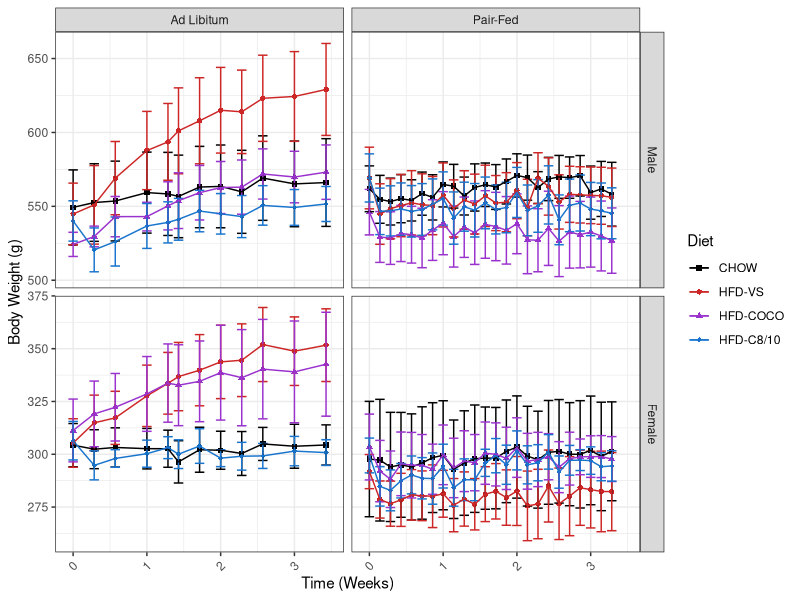
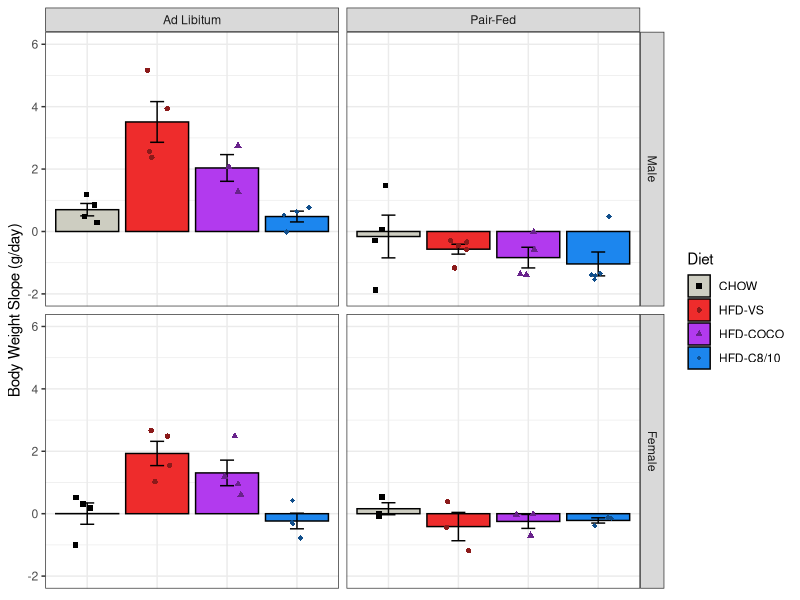
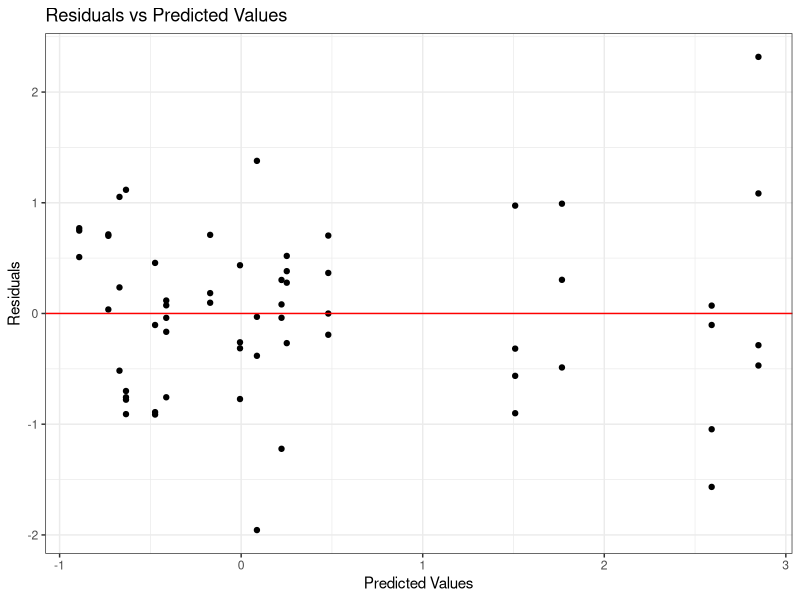
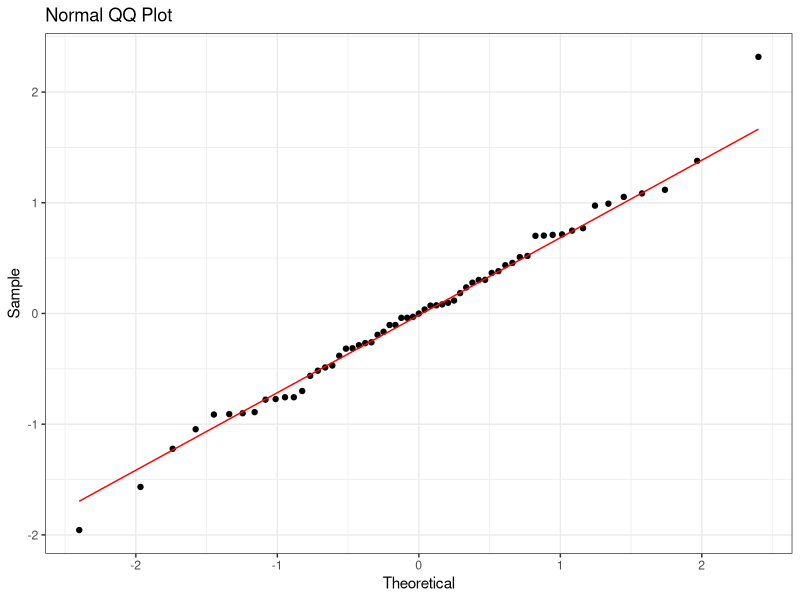

Recreate these plots in R, in order.
## ---- chunk 1
#| label: load-packages
#| output: false

library("tidyverse")
## ---- chunk 2
#| label: session-info
sessionInfo()
## ---- chunk 3
#| label: mydata

# Create a dataframe called mydata
mydata <- 
  
  # Import the data
  read_csv(
    file = "data/experiment-1-statsdata.csv",
    show_col_types = FALSE
    ) |>
  
  # Select the variables of interest 
  # ei = energy intake
  select(id, age, cohort, sex, diet, bw_0:bw_24) |>
  
  # Exclude subject 7
  filter(id != 7) |>
  
  # Tidy data
  pivot_longer(
    cols = starts_with("bw"),
    names_to = "day",
    values_to = "body_weight",
    values_drop_na = TRUE
    ) |>
  
  # Transform data
  mutate(
  
    # Recode categorical variables as factors
    id = factor(id),
    cohort = factor(
      cohort,
      levels = c(0, 1),
      labels = c("Ad Libitum", "Pair-Fed")
      ),
    sex = factor(
      sex,
      levels = c(0, 1),
      labels = c("Male", "Female")
      ),
    diet = factor(
      diet,
      levels = c(0, 1, 2, 3),
      labels = c("CHOW", "HFD-VS", "HFD-COCO", "HFD-C8/10")
      ),
    
    # Recode sex using sum coding
    sex_sum = C(sex, sum),
    
    # Compute time in weeks
    day = parse_number(day),
    week = day/7,
    .before = body_weight,
    )

# View a summary of the data
summary(mydata)
## ---- chunk 4
#| label: data-summary

# compute the range of each cohort's age and staring body weight
mydata |>
  filter(day == 0) |>
  group_by(cohort, sex) |>
  summarize(
    age_min = min(age),
    age_max = max(age),
    bw_min  = min(body_weight),
    bw_max  = max(body_weight)
    
  )

# compute the total sample size
mydata |>
  distinct(id) |>
  summarize(
    total_sample_size = n()
  )

# compute the grouped sample size
mydata |>
  group_by(cohort, sex, diet) |>
  distinct(id) |> 
  summarize(
    sample_size = n()
  )
## ---- chunk 5
#| label: line-plot

# Create a line plot of each group's body weight over time
line_plot <-
  mydata |>  
  ggplot(
    aes(
      x = week, 
      y = body_weight, 
      color = diet, 
      shape = diet
      )
    ) +
  
  # Facet by sex and cohort
  facet_grid(
    sex ~ cohort,
    scales = "free_y"
    ) + 
  
  # Plot the observed means as points
  stat_summary(
    fun = mean,
    geom = "point"
    ) +
  
  # Plot the observed standard errors as errorbars
  stat_summary(
    fun.data = mean_se,
    geom = "errorbar"
    ) +
  
  # Plot connecting lines
  stat_summary(
    fun = mean,
    geom = "line"
    ) +
  
  # Change color title and scale
  scale_color_manual(
    name = "Diet",
    values = c(
      "CHOW"      = "black",
      "HFD-VS"    = "firebrick3",
      "HFD-COCO"  = "darkorchid3",
      "HFD-C8/10" = "dodgerblue3"
      )
    ) +
  
  # Change shape title and scale
  scale_shape_manual(
    name = "Diet",
    values = c(
      "CHOW"      = 15,
      "HFD-VS"    = 16,
      "HFD-COCO"  = 17,
      "HFD-C8/10" = 18
      )
    ) +
  
  # Change y-axis title and scale
  labs(y = "Body Weight (g)") +
  
  # Change x-axis title and scale
  scale_x_continuous(
    name = "Time (Weeks)",
    breaks = seq(from = 0, to = 4, by = 1)) +
  
  # Change overall plot theme
  theme_bw() + 
  
  # Rotate and adjust the x-axis tick labels
  theme(
    axis.text.x = element_text(
      angle = 45,
      vjust = 0.5,
      hjust = 0.5
      )
    )

# Show the plot
line_plot
## ---- chunk 6
#| label: model-data

# Create a new data frame called model_data
model_data <-
  
  # Copy the original dataframe
  mydata |>
  
  # Group by subject id
  group_by(id) |>
  
  # Filter the data to include only days 0 or 23 or 24
  filter(day == 0 | day == 23 | day == 24) |>

  # Compute the slope of body weight
  mutate(
    body_weight_slope = 
      (body_weight - lag(body_weight)) / (day - lag(day))
  ) |>
  
  # Ungroup by id
  ungroup() |> 
  
  # Select only the relevant columns
  select(
    id, cohort, sex, sex_sum, diet, body_weight_slope
  ) |>
  
  # Drop na values
  drop_na(body_weight_slope)

# Show a summary of the data
summary(model_data)
## ---- chunk 7
#| label: bar-plot

# Create a bar plot of each group's body weight slope across the dietary intervention
bar_plot <-
  model_data |>  
  ggplot(
    aes(
      x     = diet, 
      y     = body_weight_slope, 
      color = diet, 
      fill  = diet,
      shape = diet
      )
    ) +
  
  # Facet by sex and cohort
  facet_grid(
    sex ~ cohort
    ) + 
  
  # Plot the observed means as points
  stat_summary(
    fun = mean,
    geom = "bar",
    color = "black",
    ) +
  
  # Plot the observed standard errors as errorbars
  stat_summary(
    fun.data = mean_se,
    geom = "errorbar",
    color = "black",
    width = 0.2
    ) +
  
  # Plot individual data points
  geom_point(
    position = position_jitter(
      width = 0.2
    )
  ) +
  
  # Change color title and scale
  scale_color_manual(
    name = "Diet",
    values = c(
      "CHOW"      = "black",
      "HFD-VS"    = "firebrick4",
      "HFD-COCO"  = "darkorchid4",
      "HFD-C8/10" = "dodgerblue4"
      )
    ) +
  
  # Change fill title and scale
  scale_fill_manual(
    name = "Diet",
    values = c(
      "CHOW"      = "ivory3",
      "HFD-VS"    = "firebrick2",
      "HFD-COCO"  = "darkorchid2",
      "HFD-C8/10" = "dodgerblue2"
      )
    ) +
  
  # Change shape title and scale
  scale_shape_manual(
    name = "Diet",
    values = c(
      "CHOW"      = 15,
      "HFD-VS"    = 16,
      "HFD-COCO"  = 17,
      "HFD-C8/10" = 18
      )
    ) +
  
  # Change x-axis title
  labs(x = "Diet") +
  
  # Change y-axis title and scale
  scale_y_continuous(
    name = "Body Weight Slope (g/day)",
    limits = c(-2, 6),
    breaks = seq(from = -2, to = 6, by = 2)
  ) +
  
  # Change overall plot theme
  theme_bw() + 
  
  # Remove x-axis tick labels
  theme(
    axis.title.x = element_blank(),
    axis.text.x  = element_blank(),
    axis.ticks.x = element_blank()
    )

# Show the plot
bar_plot
## ---- chunk 8
#| label: model

# Build a linear model with the outcome variable average energy intake and the predictors sex, diet, cohort, and the interaction between diet and cohort
model <- lm(body_weight_slope ~ sex_sum + diet * cohort, data = model_data)
## ---- chunk 9
#| label: model-data-fits

# Add the fitted and residual values to the dataset
model_data_fits <- 
  model_data |>
  mutate(
    fits = c(fitted(model)),
    resids = c(residuals(model))
  )
## ---- chunk 10
#| label: residuals-plot

# Create a residuals plot to check for linearity and homoskedasticity
residuals_plot <-
  model_data_fits |>
  ggplot(
    aes(x = fits, y = resids)
  ) +
  
  # Plot individual data points
  geom_point() +
  
  # Plot a horizontal line at y = 0
  geom_hline(yintercept = 0, col = "red") + 
  
  # Change aesthetics
  labs(
    title = "Residuals vs Predicted Values",
    x = "Predicted Values",
    y = "Residuals"
  ) +
  theme_bw() 

# Show the plot
residuals_plot
## ---- chunk 11
#| label: qq-plot

# Create a QQ plot to check for normality
qq_plot <-
  model_data_fits |>
  ggplot(
    aes(sample = resids)
  ) +
  
  # Plot boxplots
  geom_qq() +
  geom_qq_line(col = "red") +
  
  # Change aesthestics
  labs(
    title = "Normal QQ Plot",
    x = "Theoretical",
    y = "Sample"
  ) +
  theme_bw() 

# Show the plot
qq_plot
## ---- chunk 12
# Perform omnibus tests
model |> anova()
## ---- chunk 13
# Produce summary output
model |> summary()
## ---- chunk 14
#| label: model-vs

# Relevel factors to change reference group to HFD-VS
model_data_vs <- 
  model_data |>
  mutate(
    diet = fct_relevel(diet, "HFD-VS"), # relevel diet
  )

# Build the model
model_vs <- 
  model |>
  update(
    data = model_data_vs
  )

# Produce the summary output
model_vs |> summary()
## ---- chunk 15
#| label: model-coco

# Relevel factors to change reference group to HFD-VS
model_data_coco <- 
  model_data |>
  mutate(
    diet = fct_relevel(diet, "HFD-COCO"), # relevel diet
  )

# Build the model
model_coco <- 
  model |>
  update(
    data = model_data_coco
  )

# Produce the summary output
model_coco |> summary()
